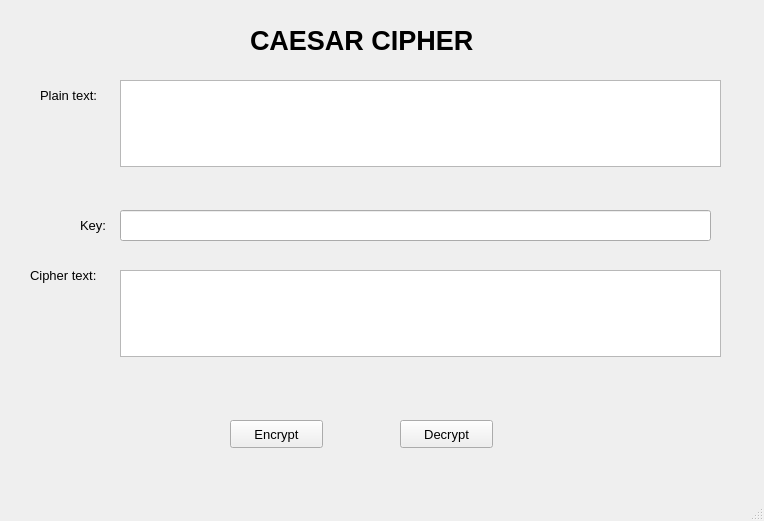
<?xml version="1.0" encoding="UTF-8"?>
<ui version="4.0">
 <class>MainWindow</class>
 <widget class="QMainWindow" name="MainWindow">
  <property name="geometry">
   <rect>
    <x>0</x>
    <y>0</y>
    <width>764</width>
    <height>521</height>
   </rect>
  </property>
  <property name="windowTitle">
   <string>MainWindow</string>
  </property>
  <widget class="QWidget" name="centralwidget">
   <widget class="QLabel" name="label">
    <property name="geometry">
     <rect>
      <x>250</x>
      <y>0</y>
      <width>271</width>
      <height>81</height>
     </rect>
    </property>
    <property name="font">
     <font>
      <pointsize>20</pointsize>
      <weight>75</weight>
      <bold>true</bold>
     </font>
    </property>
    <property name="text">
     <string>CAESAR CIPHER</string>
    </property>
   </widget>
   <widget class="QLabel" name="txt_plainText">
    <property name="geometry">
     <rect>
      <x>40</x>
      <y>80</y>
      <width>81</width>
      <height>31</height>
     </rect>
    </property>
    <property name="font">
     <font>
      <pointsize>10</pointsize>
     </font>
    </property>
    <property name="text">
     <string>Plain text:</string>
    </property>
   </widget>
   <widget class="QPushButton" name="btn_encrypt">
    <property name="geometry">
     <rect>
      <x>230</x>
      <y>420</y>
      <width>93</width>
      <height>28</height>
     </rect>
    </property>
    <property name="font">
     <font>
      <pointsize>10</pointsize>
     </font>
    </property>
    <property name="text">
     <string>Encrypt</string>
    </property>
   </widget>
   <widget class="QLabel" name="txt_key1">
    <property name="geometry">
     <rect>
      <x>80</x>
      <y>210</y>
      <width>31</width>
      <height>31</height>
     </rect>
    </property>
    <property name="font">
     <font>
      <pointsize>10</pointsize>
     </font>
    </property>
    <property name="text">
     <string>Key:</string>
    </property>
   </widget>
   <widget class="QLabel" name="txt_cipherText">
    <property name="geometry">
     <rect>
      <x>30</x>
      <y>260</y>
      <width>91</width>
      <height>31</height>
     </rect>
    </property>
    <property name="font">
     <font>
      <pointsize>10</pointsize>
     </font>
    </property>
    <property name="text">
     <string>Cipher text:</string>
    </property>
   </widget>
   <widget class="QPushButton" name="btn_decrypt">
    <property name="geometry">
     <rect>
      <x>400</x>
      <y>420</y>
      <width>93</width>
      <height>28</height>
     </rect>
    </property>
    <property name="font">
     <font>
      <pointsize>10</pointsize>
     </font>
    </property>
    <property name="text">
     <string>Decrypt</string>
    </property>
   </widget>
   <widget class="QTextEdit" name="txt_plain">
    <property name="geometry">
     <rect>
      <x>120</x>
      <y>80</y>
      <width>601</width>
      <height>87</height>
     </rect>
    </property>
   </widget>
   <widget class="QTextEdit" name="txt_cipher">
    <property name="geometry">
     <rect>
      <x>120</x>
      <y>270</y>
      <width>601</width>
      <height>87</height>
     </rect>
    </property>
    <property name="readOnly">
     <bool>true</bool>
    </property>
   </widget>
   <widget class="QLineEdit" name="txt_key">
    <property name="geometry">
     <rect>
      <x>120</x>
      <y>210</y>
      <width>591</width>
      <height>31</height>
     </rect>
    </property>
   </widget>
  </widget>
  <widget class="QMenuBar" name="menubar">
   <property name="geometry">
    <rect>
     <x>0</x>
     <y>0</y>
     <width>764</width>
     <height>26</height>
    </rect>
   </property>
  </widget>
  <widget class="QStatusBar" name="statusbar"/>
 </widget>
 <resources/>
 <connections/>
</ui>
